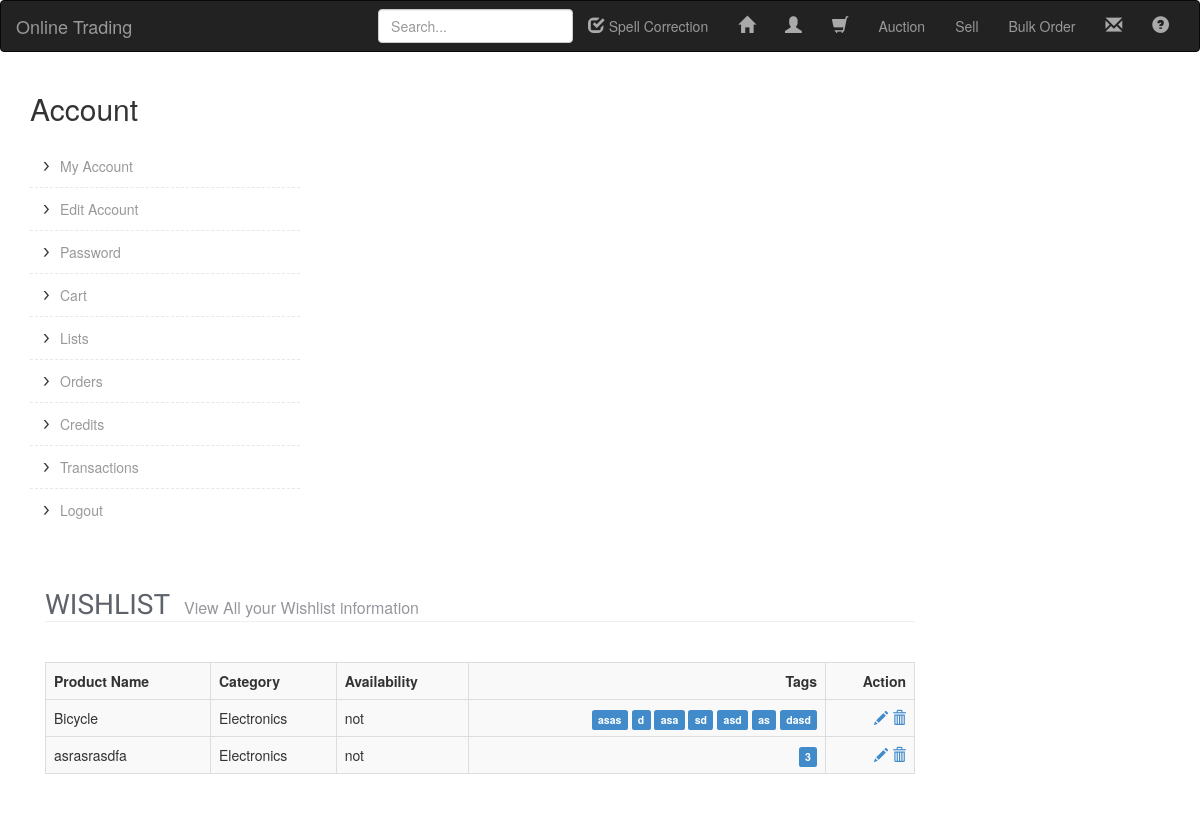
Screenshot of /files/Profile/wishlist.php (signed in) with the database file from the repository.
### tables this page shows
CREATE TABLE IF NOT EXISTS `wish_list` (
  `id` int(11) NOT NULL AUTO_INCREMENT,
  `item_nm` varchar(100) NOT NULL,
  `user_nm` varchar(100) NOT NULL,
  `category` varchar(100) NOT NULL,
  `item_id` int(11) DEFAULT NULL,
  `Tags` longtext,
  `availability` varchar(45) NOT NULL,
  PRIMARY KEY (`id`)
);

### files/class.MySQL.php (called while the page is built, shortened)
<?php
class MySQL {
	var $result;
	var $arrayedResult;
	var $hostname;
	var $username;
	var $password;
	var $database;
	var $databaseLink;
	function __construct(){
		$this->database = constant("DBNAME");
		$this->username = constant("USERNAME");
		$this->password = constant("PASS");
		$this->hostname = constant("DB_HOST");
	}
	private function Connect($persistant = false){
		if($persistant){
			$this->databaseLink = mysqli_connect('p:'.$this->hostname, $this->username, $this->password);
		}else{
			$this->databaseLink = mysqli_connect($this->hostname, $this->username, $this->password);
		}
		return true;
	}
	private function UseDB(){
		if(!mysqli_select_db($this->databaseLink,$this->database)){
			$this->lastError = 'Cannot select database: ' . mysqli_error($this->databaseLink);
			return false;
		}else{
			return true;
		}
	}
	function ExecuteSQL($query){
		if($this->result 	= mysqli_query($this->databaseLink,$query)){
			$this->records 	= @mysqli_num_rows($this->result);
			if($this->records > 0){
                         return $this->arrayedResult;
                        }else{
                         return true;
                        }
		}else{
			$this->records=-1;
			$this->lastError = mysqli_error($this->databaseLink);
			return false;
		}
	}
	function ArrayResults(){
		$this->arrayedResult = array();
		while ($data = mysqli_fetch_assoc($this->result)){
			$this->arrayedResult[] = $data;
		}
		return $this->arrayedResult;
	}
}
?>

### files/Profile/wishlist.php (the view, shortened to what this page needs)
<!DOCTYPE html>
<html lang="en">
<head>
<link href="../../css/bootstrap-responsive.css" rel="stylesheet">
<link href="../../css/style.css" rel="stylesheet">
<link href="../../css/flexslider.css" type="text/css" media="screen" rel="stylesheet"  />
<link href="../../css/jquery.fancybox.css" rel="stylesheet">
<link href="../../css/cloud-zoom.css" rel="stylesheet">
<link rel="stylesheet" href="../../css/bootstrap/css/bootstrap.css"  type="text/css"/>
<link rel="stylesheet" type="text/css" href="../../css/smoothness/jquery-ui.css">
</head>
<body>
    <?php include 'header.php';?>
        <?php include 'sidebar.php'; ?>
<div id="maincontainer">
  <section id="product">
    <div class="container">
      <div class="row">
        <div class="span9">
          <h1 class="heading1"><span class="maintext">Wishlist</span><span class="subtext">View All your Wishlist information</span></h1>
          <div class="cart-info">
            <table id="mytable" class="table table-striped table-bordered">
              <tr>
                <th  class="name">Product Name</th>
                <th class="model">Category</th>
                <th class="quantity">Availability</th>
                <th class="price">Tags</th>
                <th class="total">Action</th>
              </tr>
              <?php
                include_once '../class.MySQL.php';
                  $object=new MYSQL();
              $row=$object->ExecuteSQL("SELECT * from wish_list where user_nm='".$_SESSION['user_nm']."'");
                 $i=0;
                 $count=0;
                 while(isset($row[$i])){
                  ++$count;
                  echo '<tr id="';echo $count;echo '"">
                <td    class="name">'.$row[$i]['item_nm'].'</td>
                <td class="model">'.$row[$i]['category'].'</td>
                <td class="quantity">'.$row[$i]['availability'].'</td>
                <td class="price">';
                $string=$row[$i]['Tags'];
                $tok=strtok($string, ";");
                while($tok !== false)
                {
                  echo '<span>  </span><label class="label label-primary">'.$tok.'</label><span></span>';
                  $tok=strtok(";");
                }
                echo'</td>
                <td class="total">
                  <a onclick="edit_entry(';echo ($count-1);echo')" href="#"><span class="glyphicon glyphicon-pencil"></span></a>
                  <a onclick="remove_entry(';echo ($count-1);echo')" href="#"><span class="glyphicon glyphicon-trash"></span></a>
                </td></tr>';
                  ++$i;
                 }
              ?>
            </table>
          </div>
        </div>
      </div>
    </div>
  </section>
</div>
</body>
</html>

### files/Profile/header.php (shortened to what this page needs)
<div class="navbar navbar-inverse " role="navigation">
    <div class="container-fluid">
        <div class="navbar-header">
            <a class="navbar-brand" href="#">Online Trading</a>
        </div>
        <div class="navbar-collapse collapse">
            <ul class="nav navbar-nav navbar-right">
                <li>
                    <form class="navbar-form navbar-right" action="../search.php" method="get">
                        <input type="text"  class="form-control" placeholder="Search..." id="search_bar"  name="search_bar">
                    </form>
                </li>
                <li>
                    <a href="#" class="custom_icon_link" id="spell_correction">
                    <span class="glyphicon glyphicon-check custom_navbar_icon"></span>
                    Spell Correction</a>
                </li>
                <li>
                    <a href="../index.php" class="custom_icon_link">
                        <span class="glyphicon glyphicon-home custom_navbar_icon"></span>
                    </a>
                </li>
                <li>
                    <a href="myaccount.php" class="custom_icon_link">
                        <span class="glyphicon glyphicon-user custom_navbar_icon"></span>
                    </a>
                </li>
                <li>
                    <a href="../cart_display.php" class="custom_icon_link">
                        <span id="cart_icon" class="glyphicon glyphicon-shopping-cart custom_navbar_icon"></span>
                    </a>
                </li>
                <li><a href="../../auction/temporary_template.php">Auction</a></li>
                <li><a href="../../auction/temporary_template.php">Sell</a></li>
                <li><a href="../template_bulk.php">Bulk Order</a></li>
                <li>
                    <a href="#" id="notification_link" class="custom_icon_link" data-container="body" data-html="true" data-title="Notifications"  data-toggle="popover" data-placement="bottom">
                        <span class="glyphicon glyphicon-envelope custom_navbar_icon"></span>
                    </a>
                </li>
                <li>
                    <a href="help.html" class="custom_icon_link">
                        <span class="glyphicon glyphicon-question-sign custom_navbar_icon"></span>
                    </a>
                </li>
            </ul>
        </div>
    </div>
</div>

### files/Profile/sidebar.php (shortened to what this page needs)
<aside class="span3">
  <div class="sidewidt">
    <h2 class="heading3"><span>Account</span></h2>
    <ul class="nav nav-list categories">
      <li>
        <a href="myaccount.php"> My Account</a>
      </li>
      <li>
        <a href="edit_info.php">Edit Account</a>
      </li>
      <li>
        <a href="change_password.php">Password</a>
      </li>
      <li>
        <a href="#">Cart</a>
      </li>
      <li class="dropdown hover">
  <a class="dropdown-toggle" href="#" data-toggle="">Lists</a>
</li>
<li class="dropdown hover">
  <a class="dropdown-toggle" href="#" data-toggle="">Orders</a>
</li>
      <li><a href="#">Credits</a>
      </li>
      <li>
        <a href="#"> Transactions</a>
      </li>
      <li>
        <a href="logout.php">Logout</a>
      </li>
    </ul>
  </div>
</aside>

### css/style.css (style rules this page uses)
body { font-family: 'Open Sans', sans-serif; color:#96979d; font-size:13px; margin:0px; padding:0px }
a { color :#96979d; text-decoration:none }
h1, h2, h3, h4, h5 { font-weight:normal }
ul, ul li { list-style:none }
.heading1 { margin-bottom:40px; border-bottom:1px solid #efefef; margin-top:0px ; font-size:34px }
.heading1 .subtext { font-size:16px; color:#96979d; text-transform:none; font-weight:normal; padding:0px; }
.heading1 .maintext { font-size:28px; color:#5e626b; text-transform:uppercase; padding: 0px 14px 4px 0; font-family: 'Crete Round', serif; }
h1, h2, h3, h4, h5, h6 { line-height:normal }
h2 { font-size:24px }
.footerlinks ul li a, .footerlinks ul li a:hover, .thumbnail .shortlinks a, .thumbnail .shortlinks a:hover, .flex-control-paging li a, .flex-control-paging li a:hover, ul.categorymenu > li > a, ul.categorymenu > li > a:hover, .dropdown-menu li > a, .dropdown-menu li > a:hover, ul.categorymenu > li > div > ul > li > a, ul.categorymenu > li > div > ul > li > a:hover, #topnav ul li a, #topnav ul li a:hover, .thumbnail a.productcart, .thumbnail a:hover.productcart, input, input:focus, select, select:focus, textarea, textarea:focus { -moz-transition: all .2s ease; -webkit-transition: all .2s ease; -o-transition: all .2s ease }
li.dropdown { list-style:none }
#product { margin-bottom:20px }
.cart-info table { width: 100%; margin-bottom: 20px; border-collapse: collapse; border-top: 1px solid #E7E7E7; border-left: 1px solid #E7E7E7; border-right: 1px solid #E7E7E7; background-color:#fff; }
.cart-info table tr { -webkit-transition: all 0.5s ease-in-out; -moz-transition: all 0.5s ease-in-out; -o-transition: all 0.5s ease-in-out; }
.cart-info td, .cart-info th { padding: 15px; }
.cart-info th { padding:10px }
.cart-info th { font-weight: bold; background-color: #eeeeee; border-bottom: 1px solid #E7E7E7; }
.cart-info th.quantity, .cart-info td.quantity { text-align: left; }
.cart-info th .price, .cart-info th .total, .cart-info tbody .price, .cart-info tbody .total { text-align: right; }
.cart-info tbody td { vertical-align: top; border-bottom: 1px solid #E7E7E7; }
.cart-info tbody .name, .cart-info tbody .model { text-align: left; }
.sidewidt { margin-bottom:40px }
ul.categories { background: none repeat scroll 0 0 #FFFFFF; border-radius: 4px 4px 4px 4px; padding-top:10px; padding-bottom:10px }
ul.categories li { display:block; border-bottom:1px dashed #E7E7E7 }
ul.categories li:last-child { border:none }
ul.categories li a { display:block; padding:11px 5px 11px 30px; background: url("../img/arrowcategory.png") no-repeat scroll 10px center transparent; color:#999999 }
input.search-query, .btn, .label, .badge, .nav-pills > li > a { -webkit-border-radius: 0px; -moz-border-radius: 0px; border-radius: 0px; }
table th { color:#333 }

### files/Profile/header.php (style rules this page uses)
.custom_navbar_icon { color:#aaa; font-size: 1.2em; }

### rows the page displays
wish_list: item_nm "Bicycle", category "Electronics", availability "not", Tags "asas", tok "d", tok "asa", tok "sd", tok "asd", tok "as", tok "dasd"
wish_list: item_nm "asrasrasdfa", category "Electronics", availability "not", Tags "3"
